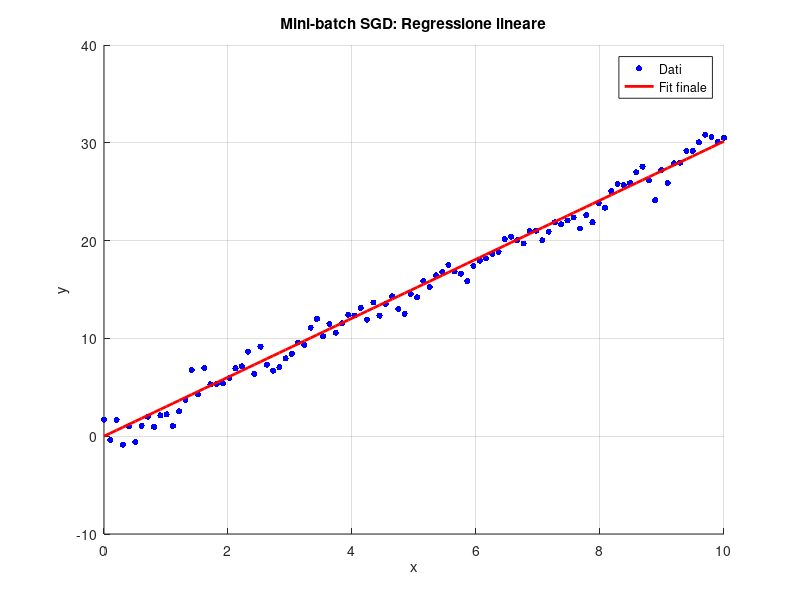
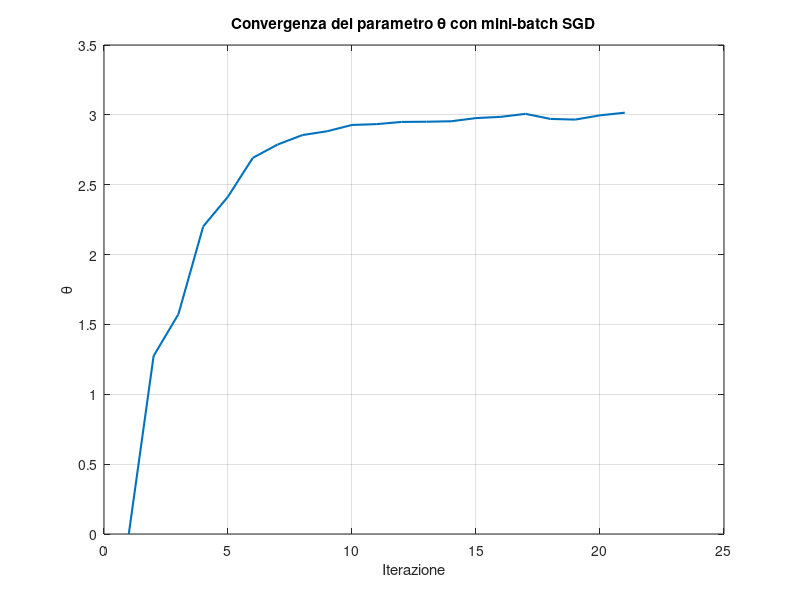

Write the MATLAB code that produced these figures, in order.
% Mini-batch SGD per regressione lineare (1D)
clear all; close all; clc;

% Dati sintetici (y = 3*x + rumore)
n = 100;
x_data = linspace(0, 10, n)';
y_data = 3 * x_data + randn(n, 1);

% Parametri iniziali
theta = 0;              % Stima iniziale del parametro
alpha = 0.01;           % Passo
epochs = 2;             % Numero di valutazioni
batch_size = 10;        % Grandezza del batch per il calcolo del gradiente

% Salva storia per il grafico
theta_history = theta;

% Mini-batch SGD loop
for epoch = 1:epochs
    idx = randperm(n);          % Shuffle dei dati
    x_shuffled = x_data(idx);   % Mettere il valore di x_data casuale
    y_shuffled = y_data(idx);   % Mettere il valore di y_data casuale
    
    for i = 1:batch_size:n
        % Estrai mini-batch 
        x_batch =  x_shuffled(i: min(i + batch_size - 1, n)); % Estrarre un sottogruppo di valori per calcolare il gradiente
        y_batch = y_shuffled(i : min(i + batch_size - 1, n)); % Estrarre un sottogruppo di valori per calcolare il gradiente
        
        % calcolo del gradiente medio sul mini-batch
        grad_batch =- mean((y_batch - theta * x_batch) .* x_batch);
        
        % Aggiorna parametro
        theta = theta - alpha * grad_batch;
        theta_history(end+1) = theta;
    end
end

% Risultato finale
fprintf('Parametro ottimale trovato: theta = %.4f\n', theta);

% Plot dei dati e retta finale
figure;
scatter(x_data, y_data, 20, 'b', 'filled'); hold on;
plot(x_data, theta * x_data, 'r-', 'LineWidth', 2);
title('Mini-batch SGD: Regressione lineare');
xlabel('x'); ylabel('y');
legend('Dati', 'Fit finale', 'Location', 'best');
grid on;

% Plot theta
figure;
plot(theta_history, 'LineWidth', 1.5);
xlabel('Iterazione'); ylabel('\theta');
title('Convergenza del parametro \theta con mini-batch SGD');
grid on;
